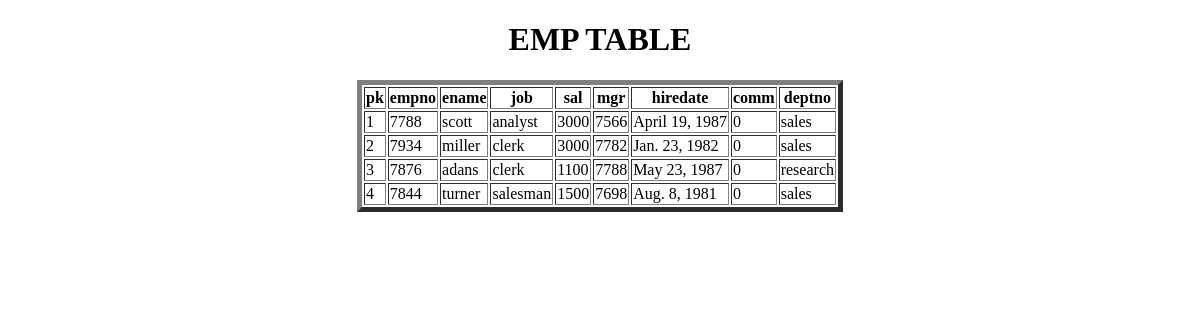
/emptable, run on an earlier commit of the app's database.
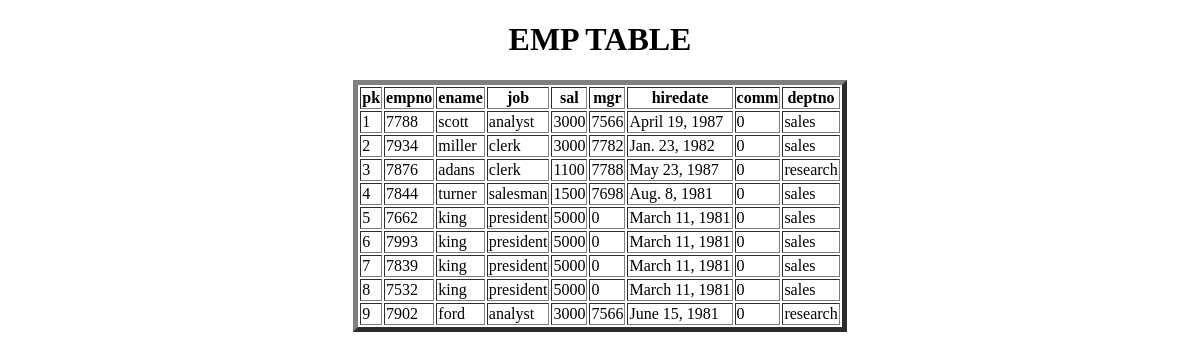
And on a later commit of the database.
### app1/models.py (models this page shows, shortened)
class emp(models.Model):
    empno=models.IntegerField()
    ename=models.CharField(max_length=100)
    job=models.CharField(max_length=100)
    sal=models.IntegerField()
    mgr=models.IntegerField()
    hiredate=models.DateField()
    comm=models.IntegerField()
    deptno=models.ForeignKey(dept,on_delete=models.CASCADE)

class dept(models.Model):
    deptno=models.IntegerField()
    dname=models.CharField(max_length=100)
    location=models.CharField(max_length=100)
    def __str__(self):
        return self.dname

### app1/views.py (the view)
# urls.py: path('emptable',emptable,name='emptable'),
def emptable(request):
    eto=emp.objects.all()
    d={'emp':eto}
    return render(request,'emptable.html',d)

### templates/emptable.html (shortened to what this page needs)
<!DOCTYPE html>
<html lang="en">
<head>
</head>
<body>
    <center>
        <h1>EMP TABLE</h1>
        <table border="5px">
            <tr>
                <th>pk</th>
                <th>empno</th>
                <th>ename</th>
                <th>job</th>
                <th>sal</th>
                <th>mgr</th>
                <th>hiredate</th>
                <th>comm</th>
                <th>deptno</th>
            </tr>
            {% for eo in emp %}
            <tr>
                <td>{{eo.pk}}</td>
                <td>{{eo.empno}}</td>
                <td>{{eo.ename}}</td>
                <td>{{eo.job}}</td>
                <td>{{eo.sal}}</td>
                <td>{{eo.mgr}}</td>
                <td>{{eo.hiredate}}</td>
                <td>{{eo.comm}}</td>
                <td>{{eo.deptno}}</td>
            </tr>
            {% endfor %}
        </table>
    </center>
</body>
</html>

What changed in the data, as far as the page shows it:
added emp: pk "5", empno "7662", ename "king", job "president", sal "5000", mgr "0", hiredate "March 11, 1981", comm "0", deptno "sales"
added emp: pk "6", empno "7993", ename "king", job "president", sal "5000", mgr "0", hiredate "March 11, 1981", comm "0", deptno "sales"
added emp: pk "7", empno "7839", ename "king", job "president", sal "5000", mgr "0", hiredate "March 11, 1981", comm "0", deptno "sales"
added emp: pk "8", empno "7532", ename "king", job "president", sal "5000", mgr "0", hiredate "March 11, 1981", comm "0", deptno "sales"
added emp: pk "9", empno "7902", ename "ford", job "analyst", sal "3000", mgr "7566", hiredate "June 15, 1981", comm "0", deptno "research"
